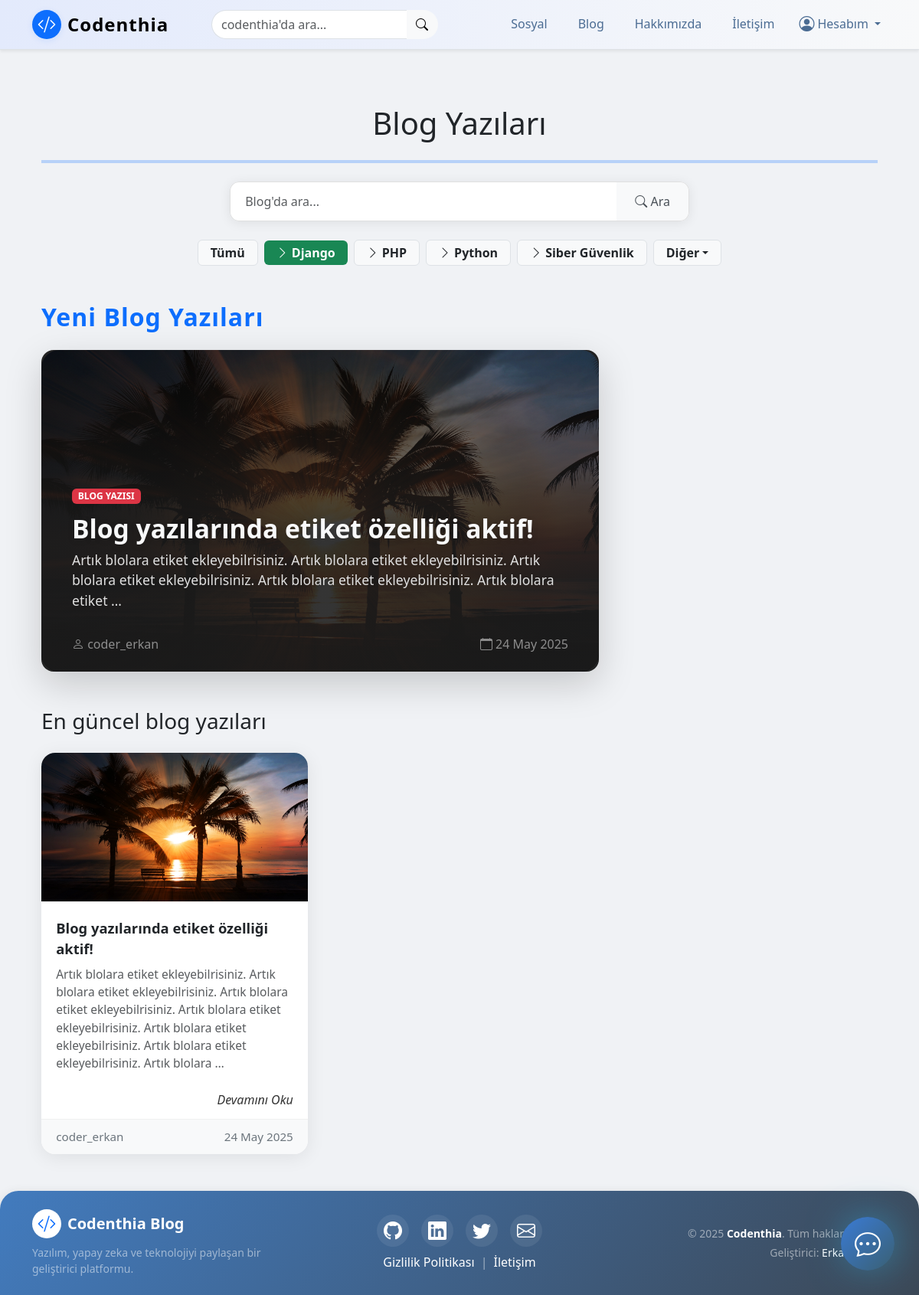
The app's page /articles/?category=3 with its own data.
### article/models.py (models this page shows, shortened)
class Category(models.Model):
    name = models.CharField(max_length=50, unique=True, verbose_name="Kategori Adı")
    class Meta:
        verbose_name = "Kategori"
        verbose_name_plural = "Kategoriler"
        ordering = ['name']

class Article(models.Model):
    author = models.ForeignKey("auth.User", on_delete=models.CASCADE , verbose_name="Yazar")  # Bu alan, yazının yazarını (kullanıcıyı) temsil eder ve yazar silindiğinde yazıları da silinir
    title = models.CharField(max_length=50, verbose_name="Başlık") # Bu alan, yazının başlığını temsil eder ve maksimum 50 karakterlik bir metin alır
    content = RichTextField(verbose_name="İçerik") # Bu alan, yazının içeriğini temsil eder ve metin içerikleri için kullanılır
    created_date = models.DateTimeField(auto_now_add=True , verbose_name="Oluşturulma Tarihi") # Bu alan, yazının oluşturulma tarihini otomatik olarak ekler
    image = models.ImageField(upload_to='article_images/', null=True, blank=True)  # <-- yeni alan
    category = models.ForeignKey('Category', on_delete=models.SET_NULL, null=True, blank=True, related_name="articles", verbose_name="Kategori")
    tags = models.ManyToManyField('Tag', blank=True, related_name="articles", verbose_name="Etiketler")
    class Meta:
        ordering = ['-created_date'] # Bu kod, yazıları tarihe göre sıralar

### article/views.py (the view, shortened to what this page needs)
# urls.py: path('articles/', include('article.urls')), # Bu kod, makaleler sayfasını temsil eder ve article.urls dosyasını içe aktarır
def articles(request):
    search = request.GET.get('search')
    category_id = request.GET.get('category')
    tag_name = request.GET.get('tag')
    articles = Article.objects.all().order_by('-created_date')
    if category_id:
        articles = articles.filter(category_id=category_id)
    if tag_name:
        articles = articles.filter(tags__name=tag_name)
    featured_article = articles.first()
    context = {
        'articles': articles,
        'featured_article': featured_article,
        'search_query': None,
        'categories': Category.objects.all(),
    }
    return render(request, 'articles.html', context)

### templates/articles.html (shortened to what this page needs)
{% extends "layout.html" %} {% block body %} {% load static %}
<div class="container my-5">
    <h1 class="mb-4 text-center text-dark font-weight-bold ">Blog Yazıları</h1>
    <hr class="mb-4 text-primary border-4 ">
    <div class="search-container mb-4">
        <form method="GET" action="{% url 'article:articles' %}" class="search-form">
            <div class="input-group">
                <input type="text" name="search" class="form-control search-input" placeholder="Blog'da ara..." value="{{ search_query|default:'' }}" autocomplete="off">
                <button class="btn btn-light search-btn" type="submit">
                    <i class="bi bi-search"></i> Ara
                </button>
            </div>
        </form>
    </div>
    <div class="d-flex flex-wrap justify-content-center gap-2 mb-5 align-items-center">
        <a href="{% url 'article:articles' %}" class="badge px-3 py-2 fs-6 text-decoration-none {% if not request.GET.category %}bg-primary text-white{% else %}bg-light text-dark border{% endif %}">
            Tümü
        </a> {% for cat in categories|slice:':4' %}
        <a href="{% url 'article:articles' %}?category={{ cat.id }}" class="badge px-3 py-2 fs-6 text-decoration-none
               {% if request.GET.category == cat.id|stringformat:'s' %}
                   bg-success text-white border-0
               {% else %}
                   bg-light text-dark border
               {% endif %}">
            <i class="bi bi-chevron-right me-1"></i>{{ cat.name }}
        </a>
        {% endfor %} {% if categories|length > 4 %}
        <div class="dropdown d-inline-block">
            <a class="badge px-3 py-2 fs-6 text-decoration-none bg-light text-dark border dropdown-toggle d-flex align-items-center" href="#" role="button" id="otherCategoriesDropdown" data-bs-toggle="dropdown" aria-expanded="false">
                 Diğer
            </a>
        </div>
        {% endif %}
    </div>
    {% if featured_article %}
    <h2 class="mb-4 text-primary" style="font-weight:700; letter-spacing:1px; text-align:left;">Yeni Blog Yazıları</h2>
    <div class="mb-5">
        <div class="col-12 col-md-10 col-lg-8  me-auto">
            <div class="featured-article-card position-relative overflow-hidden shadow-lg rounded-4">
                {% if featured_article.image %}
                <img src="{{ featured_article.image.url }}" class="featured-article-img" alt="{{ featured_article.title }}"> {% else %}
                <img src="{% static 'codenthiaRevize.png' %}" class="featured-article-img" alt="{{ featured_article.title }}"> {% endif %}
                <div class="featured-article-overlay d-flex flex-column justify-content-end align-items-start text-start">
                    <span class="badge bg-danger mb-2">BLOG YAZISI</span>
                    <h2 class="featured-article-title mb-2"> <a class="text-decoration-none text-light" href="{% url 'article:detail' featured_article.id %}">{{ featured_article.title }}</a></h2>
                    <div class="featured-article-desc mb-3">{{ featured_article.content|safe|truncatewords:15 }}</div>
                    <div class="d-flex justify-content-between align-items-center text-white-50 w-100" style="font-size:1rem;">
                        <span><i class="bi bi-person"></i> {{ featured_article.author }}</span>
                        <span><i class="bi bi-calendar"></i> {{ featured_article.created_date|date:"d M Y" }}</span>
                    </div>
                </div>
            </div>
        </div>
    </div>
    {% endif %}
    <h3 class="mb-4">En güncel blog yazıları</h3>
    {% if articles %}
    <div class="row row-cols-1 row-cols-md-3 g-4">
        {% for article in articles %}
        <div class="col">
            <div class="article-card h-100">
                {% if article.image %}
                <img src="{{ article.image.url }}" class="article-img-top" alt="{{ article.title }}"> {% else %}
                <img src="{% static 'codenthiaRevize.png' %}" class="article-img-top" alt="{{ article.title }}"> {% endif %}
                <div class="article-body">
                    <div class="article-title">
                        <a href="{% url 'article:detail' article.id %}" class="text-decoration-none text-dark ">
                            {{ article.title }}
                        </a>
                    </div>
                    <div class="text-muted" style="font-size:0.97rem;">{{ article.content|safe|truncatewords:20 }}</div>
                    <div class="read-more-container">
                        <a href="{% url 'article:detail' article.id %}" class="read-more-link">Devamını Oku</a>
                    </div>
                </div>
                <div class="article-footer d-flex justify-content-between align-items-center">
                    <span>{{ article.author }}</span>
                    <span>{{ article.created_date|date:"d M Y" }}</span>
                </div>
            </div>
        </div>
        {% endfor %}
    </div>
    {% else %}
    <div class="alert alert-danger text-center fw-bold">Blog yazısı bulunamadı...</div>
    {% endif %}
</div>
{% endblock body %}

### templates/articles.html (style rules this page uses)
.article-card { border: none; border-radius: 18px; overflow: hidden; box-shadow: 0 4px 24px rgba(0, 0, 0, 0.08); transition: transform 0.2s, box-shadow 0.2s; background: #fff; display: flex; flex-direction: column; height: 100%; }
.article-img-top { width: 100%; aspect-ratio: 16/9; object-fit: cover; border-bottom: 1px solid #f0f0f0; min-height: 180px; max-height: 220px; display: block; }
.article-body { flex: 1 1 auto; padding: 1.2rem 1.2rem 0.8rem 1.2rem; display: flex; flex-direction: column; justify-content: flex-start; }
.article-footer { background: #f8f9fa; border-top: 1px solid #f0f0f0; padding: 0.7rem 1.2rem; font-size: 0.95rem; color: #6c757d; border-radius: 0 0 18px 18px; }
.article-title { font-size: 1.15rem; font-weight: 600; margin-bottom: 0.5rem; }
.featured-article-card { min-height: 340px; max-height: 420px; border-radius: 24px; box-shadow: 0 8px 32px rgba(0, 0, 0, 0.13); position: relative; background: #222; }
.featured-article-img { width: 100%; height: 100%; min-height: 340px; max-height: 420px; object-fit: cover; filter: brightness(0.7); border-radius: 24px; transition: filter 0.3s; }
.featured-article-overlay { position: absolute; left: 0; right: 0; bottom: 0; top: 0; padding: 2.5rem 2.5rem 1.5rem 2.5rem; background: linear-gradient(0deg, rgba(30, 30, 30, 0.85) 40%, rgba(30, 30, 30, 0.15) 100%); color: #fff; border-radius: 24px; z-index: 2; display: flex; flex-direction: column; justify-content: flex-end; align-items: flex-start; text-align: left; }
.featured-article-title { font-size: 2.1rem; font-weight: 700; color: #fff; text-shadow: 0 2px 8px rgba(0, 0, 0, 0.18); margin-bottom: 0.7rem; margin-top: 0.2rem; text-align: left; }
.featured-article-desc { font-size: 1.1rem; color: #e0e0e0; text-shadow: 0 1px 4px rgba(0, 0, 0, 0.10); margin-bottom: 1.2rem; text-align: left; }
.read-more-container { margin-top: auto; text-align: right; padding-top: 0.5rem; }
.read-more-link { text-decoration: none; color: #333; font-style: italic; font-weight: 500; transition: color 0.2s; }
.search-container { max-width: 600px; margin: 0 auto; }
.search-form .input-group { box-shadow: 0 2px 15px rgba(0, 0, 0, 0.08); border-radius: 12px; overflow: hidden; transition: all 0.3s ease; }
.search-input { border: 1px solid #e0e0e0; border-right: none; padding: 0.8rem 1.2rem; font-size: 1rem; border-radius: 12px 0 0 12px; }
.search-btn { padding: 0.8rem 1.5rem; border: 1px solid #e0e0e0; border-left: none; background: #f8f9fa; color: #495057; font-weight: 500; border-radius: 0 12px 12px 0; transition: all 0.2s ease; }
.search-btn i { transition: transform 0.2s ease; }

### records on screen
Category: name "Django"
Category: name "PHP"
Category: name "Python"
Category: name "Siber Güvenlik"
Article: image (picture), title "Blog yazılarında etiket özelliği aktif!", content "Artık blolara etiket ekleyebilrisiniz. Artık blolara etiket ekleyebilrisiniz. Artık blolara etiket ekleyebilrisiniz. Artık blolara etiket ekleyebilrisiniz. Artık blolara etiket …", author "coder_erkan", created_date "24 May 2025", content "Artık blolara etiket ekleyebilrisiniz. Artık blolara etiket ekleyebilrisiniz. Artık blolara etiket ekleyebilrisiniz. Artık blolara etiket ekleyebilrisiniz. Artık blolara etiket ekleyebilrisiniz. Artık blolara etiket ekleyebilrisiniz. Artık blolara …"
